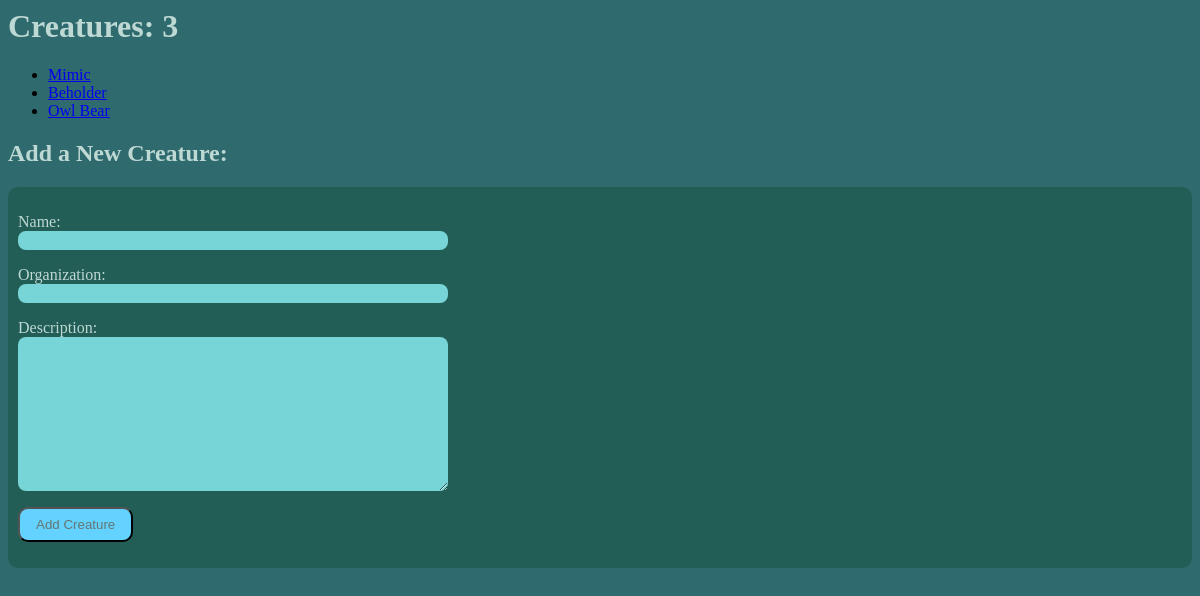
Page /dnd_codex/creatures/ on the committed database.
### dnd_codex/models.py (models this page shows, shortened)
class Character(models.Model):
    race = models.ManyToManyField(Race, help_text="Select a race from previous races or create a new one using the + button\n")
    name = models.CharField(max_length=50)
    playableClass = models.ManyToManyField(PlayableClass, help_text="Enter a class for this character or leave blank if it is not known", blank="True", )
    organization = models.CharField(max_length=100, blank=True)
    description = models.TextField()
    damageType = models.ManyToManyField(DamageType, help_text="Select a damage type from previous types or create a new one using the + button\n", null=True, blank=True)
    class Meta:
        abstract =True

class Creature(Character):
    health = models.IntegerField(default =0)
    date_modified = models.DateTimeField(datetime.now())
    class Meta:
        verbose_name_plural='Creatures'

### dnd_codex/views.py (the view)
# urls.py: path("creatures/", views.Creatures, name="Creatures"),
def Creatures(request):
    creatures = list(Creature.objects.order_by("-date_modified"))
    form = CreatureForm(request.POST or None)
    if request.method =='POST':
        if form.is_valid():
            form.save()
            return redirect('creatures')
    context = {
        "creatures" : creatures,
        "form" : form
    }
    template = loader.get_template("codex/creatures.html")
    return HttpResponse(template.render(context, request))

### dnd_codex/forms.py
class CreatureForm(forms.ModelForm):
    class Meta:
        model = Creature
        fields = ['name', 'organization', 'description']

### dnd_codex/templates/codex/creatures.html (shortened to what this page needs)
{% load static %}
<head>
<link rel="stylesheet" href="{% static 'codex/style.css' %}">
</head>
<h1 class="textColor"> Creatures: {{ creatures|length }}</h1>
<ul>
    {% for creature in creatures %}
        <li><a href = "{% url 'creature_detail' creature.id %}">{{ creature.name }}</a></li>
    {% endfor %}
</ul>
<h2 class="textColor"> Add a New Creature:</h2>
<div class="form-container textBackground divBackground">
    <form  method="post" action="{% url 'Creatures' %}">
        {{ form.as_p }}
        <button class="buttonColor rounded button" type="submit">Add Creature</button>
    </form>
</div>

### dnd_codex/static/codex/style.css (style rules this page uses)
.rounded { border-radius: 10px; }
.buttonColor { background-color: #63d2ff; }
.form-container input[type="text"], .form-container textarea, .form-container select { border-radius: 8px; border: #BED8D4; border-width: 3px; background-color: #78D5D7; color: #647673; padding-right: 6px; padding-left: 6px; padding-top: 2px; padding-bottom: 2px; width: 100%; box-sizing: border-box; }
.form-container { display: grid; gap: 5px; grid-template-columns: max-content auto; align-items: start; border-radius: 10px; background: #225e55; padding: 10px }
.form-container label { color: #BED8D4; text-align: right; }
.textColor { color: #BED8D4; }
button { padding: 8px 16px; background-color: #63d2ff; border-radius: 8px; color: #647673; }

### rows in the picture
Creature: name "Mimic"
Creature: name "Beholder"
Creature: name "Owl Bear"

### other values in the picture
{{ creatures|length }} "3"
